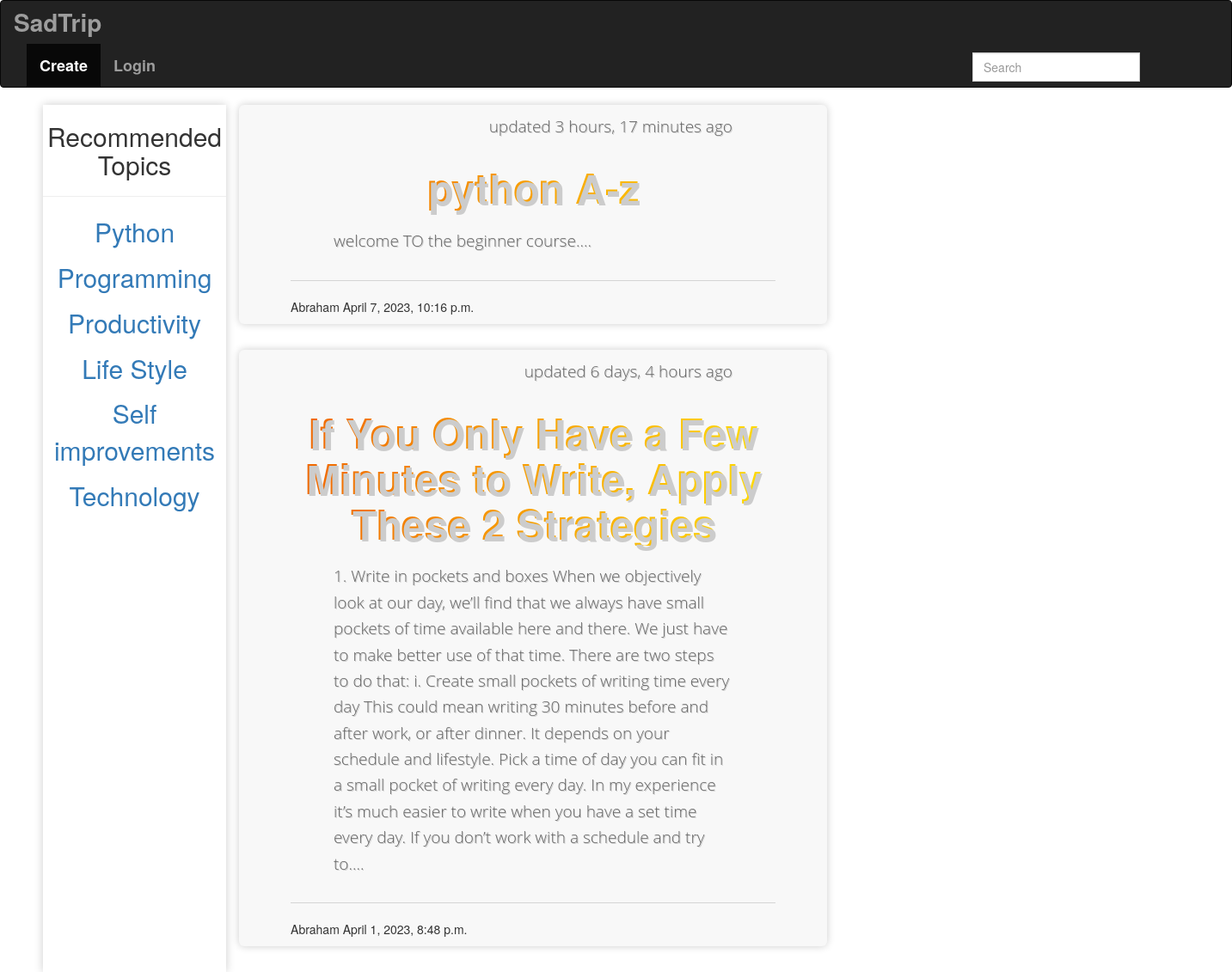
The page / on the database its author committed.
### Blog/models.py (models this page shows, shortened)
class Topic(models.Model):
    Name = models.CharField(max_length=200)

class Post(models.Model):
     Host = models.ForeignKey(User, on_delete=models.SET_NULL, null=True)
     Topic = models.ForeignKey(Topic, on_delete=models.SET_NULL, null=True)
     Title = models.CharField(max_length=500)
     Content = models.TextField()
     Updated  = models.DateTimeField(auto_now=True)
     Created = models.DateTimeField(auto_now_add=True)
     class Meta:
         ordering = ['-Updated','-Created']

### Blog/views.py (the view)
# urls.py: path('',views.home,name='home'),
def home(request):
    q = request.GET.get('q') if request.GET.get('q')!= None else ''
    post = Post.objects.filter(Topic__Name__icontains=q)
    topic = Topic.objects.all()
    Updated = timezone.now()
    context = {'post':post,'time':Updated,'topic':topic}
    return render(request,'Blog/main.html',context)

### Blog/templates/Blog/main.html (shortened to what this page needs)
{% extends 'home.html'%}
{% block content %}
<div class="home-container">
  <div class='topic-container '>
    <h2>Recommended Topics</h2>
    <hr>
    {% for topic in topic %}
    <div class="topic">
      <p><a href="{% url 'home' %}?q={{ topic.Name }}">{{ topic.Name }}</a></p>
      </div>
    {% endfor %}
  </div>
  <div>
    {% for i in post %}
      <div class="container">
        <div class="jumbotron">
          <p class="updated-time">updated {{ i.Updated|timesince:time }} ago</p>
          <h1>{{ i.Title }}</h1>
          <a href="{% url 'userPost' i.id  %}"><p>{{ i.Content|slice:":600" }}....</p></a>
          <hr>
          {{ i.Host }} {{ i.Created }}
        </div>
      </div>
    {% endfor %}
  </div>
</div>
{% endblock %}

### Blog/templates/Blog/main.html (style rules this page uses)
.jumbotron { background-color: #f8f8f8; color: #333; padding: 10px; margin-bottom: 30px; border-radius: 12px; padding-right: 50px; box-shadow: 0 0 10px rgba(0, 0, 0, 0.2); width:60%; }
.jumbotron h1 { font-size: 48px; font-weight: bold; text-align: center; margin-bottom: 20px; color: #333; text-shadow: 2px 2px 0 #ccc; background-image: linear-gradient(to right, #F06401, #FFDD00); -webkit-background-clip: text; -webkit-text-fill-color: transparent; }
.jumbotron p { font-size: 19px; font-family: "Open Sans", sans-serif; font-weight: 300; color: #666; line-height: 1.6; margin-bottom: 30px; padding-left: 50px; padding-right: 50px; text-shadow: 1px 1px 0 #ccc; }
.updated-time { font-size: 14px; color: #999; margin-bottom: 10px; text-align: right; }
.home-container { display: grid; grid-template-columns: 1fr 3fr; padding-left: 50px; }
.topic-container { text-align: center; font-size: 30px; box-shadow: 0 0 10px rgba(0, 0, 0, 0.2); }

### rows shown on the page
Topic: Name "Python"
Topic: Name "Programming"
Topic: Name "Productivity"
Topic: Name "Life Style"
Topic: Name "Self improvements"
Topic: Name "Technology"
Post: Updated "3 hours, 17 minutes", Title "python A-z", Content "welcome TO the beginner course", Host "Abraham", Created "April 7, 2023, 10:16 p.m."
Post: Updated "6 days, 4 hours", Title "If You Only Have a Few Minutes to Write, Apply These 2 Strategies", Content "1. Write in pockets and boxes When we objectively look at our day, we’ll find that we always have small pockets of time available here and there. We just have to make better use of that time. There are two steps to do that: i. Create small pockets of writing time every day This could mean writing 30 minutes before and after work, or after dinner. It depends on your schedule and lifestyle. Pick a time of day you can fit in a small pocket of writing every day. In my experience it’s much easier to write when you have a set time every day. If you don’t work with a schedule and try to", Host "Abraham", Created "April 1, 2023, 8:48 p.m."
